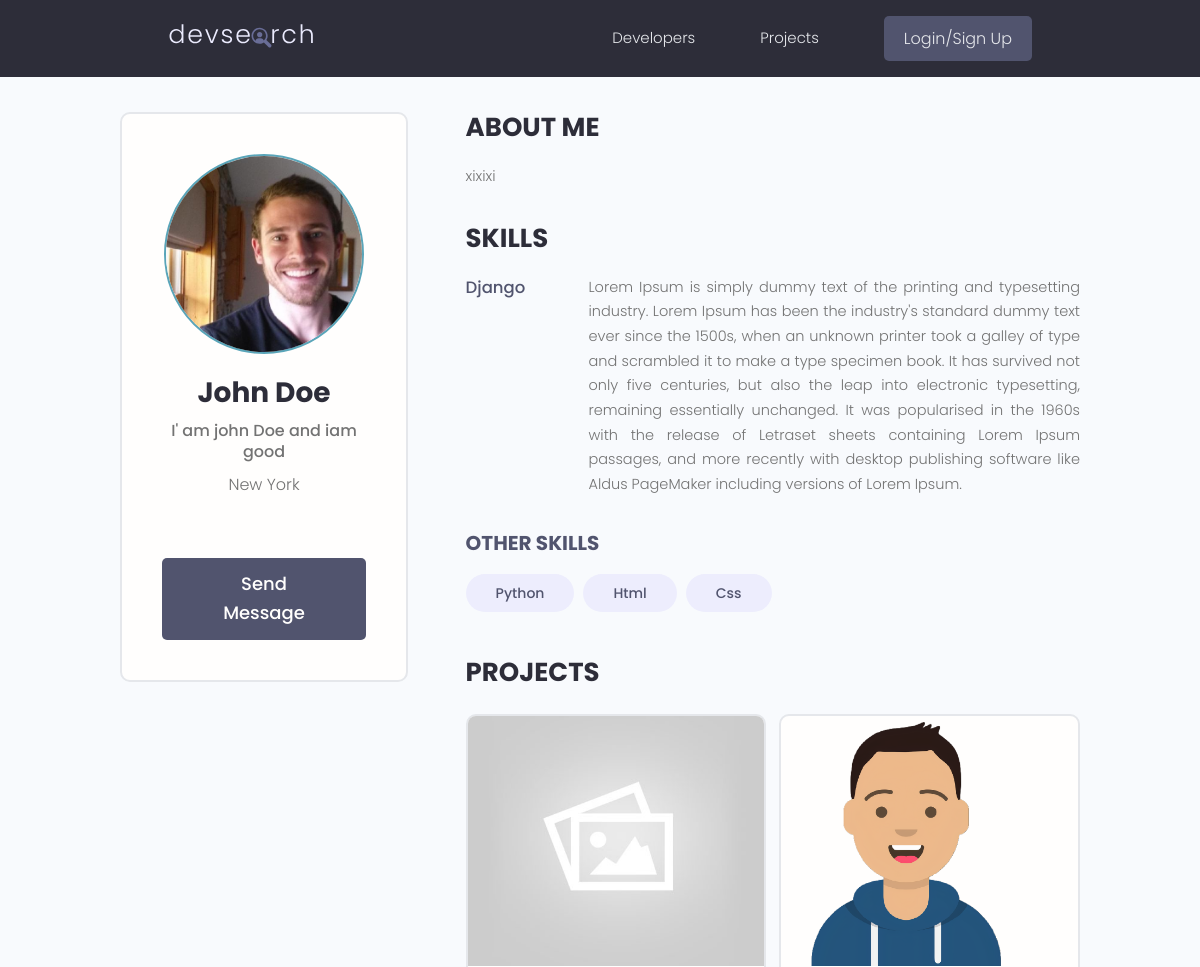
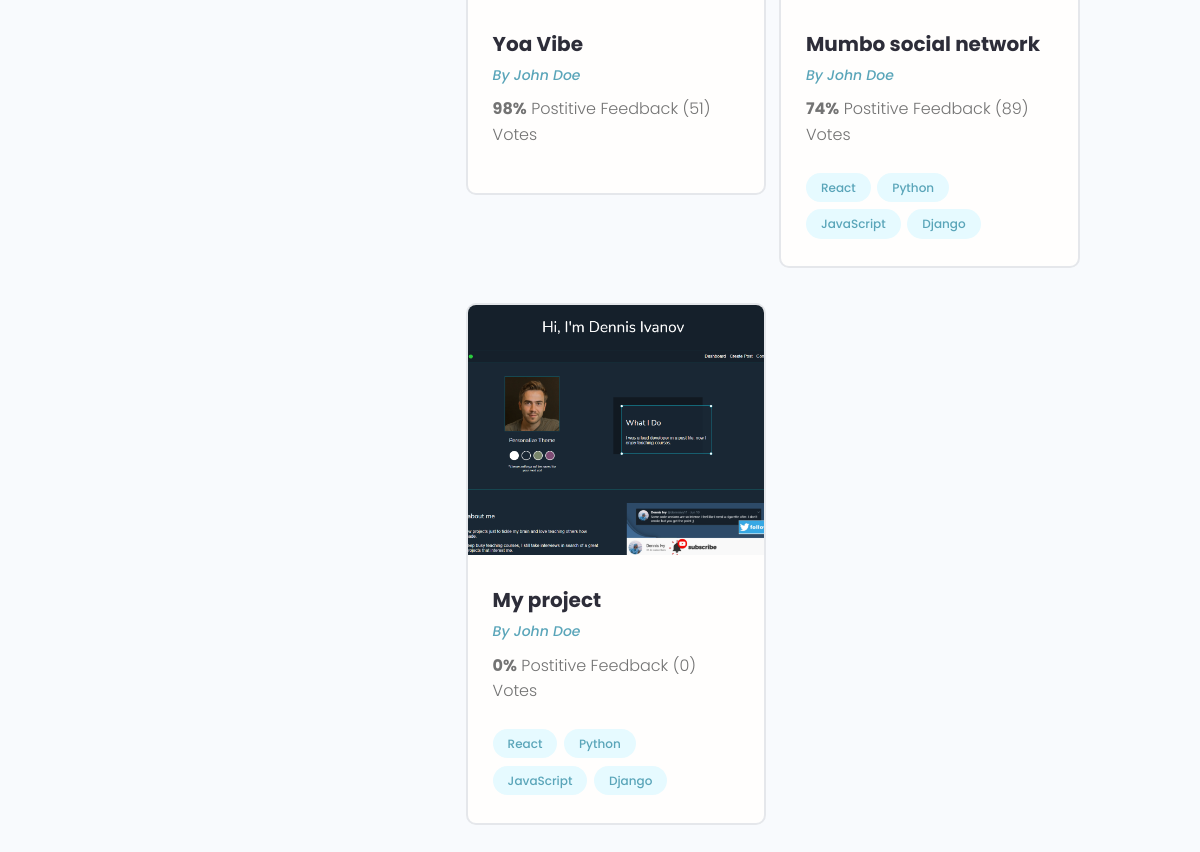
/profile/5b99ac97-c52e-4867-8e16-efe307cfb39d/, run on an earlier commit of the app's database (2 pictures, top to bottom).
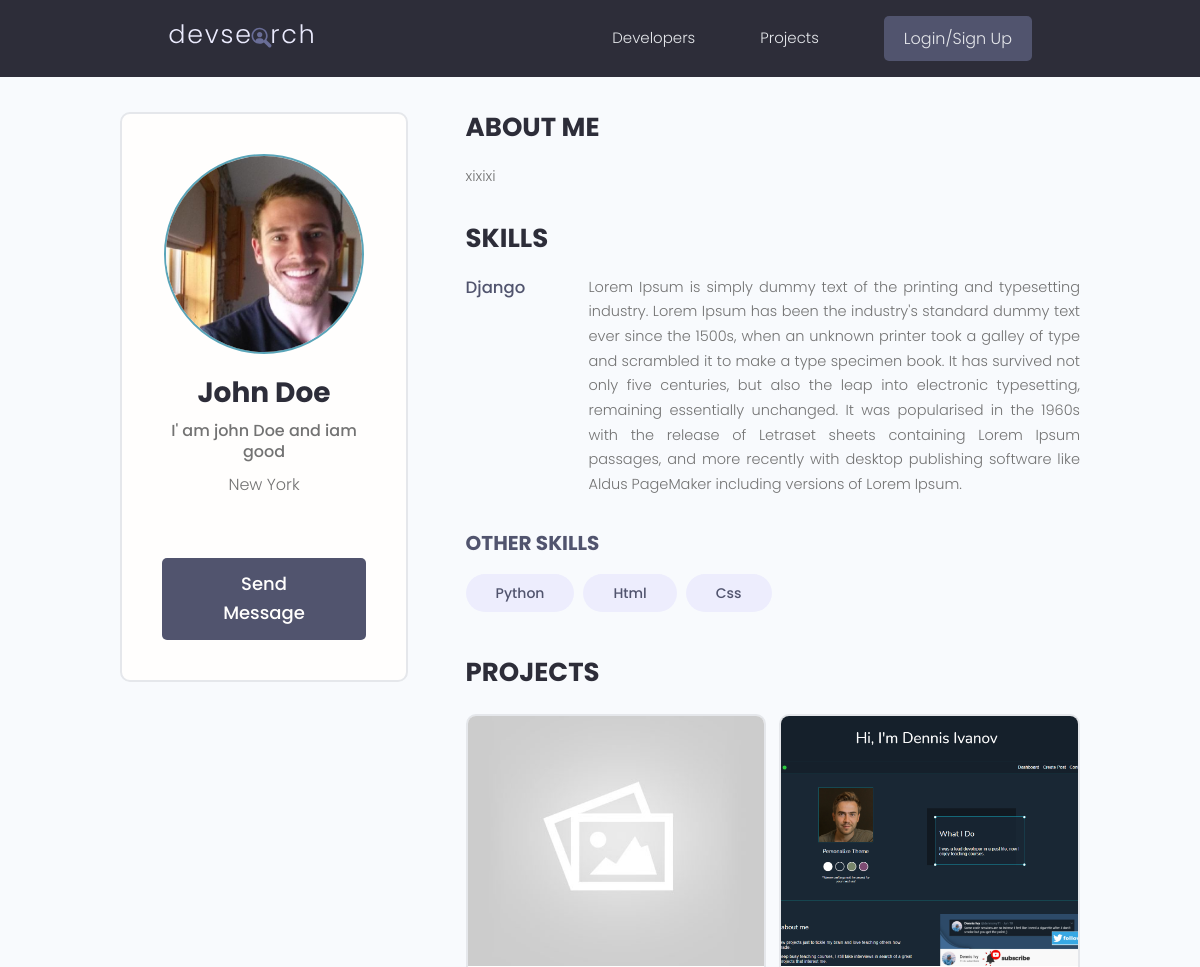
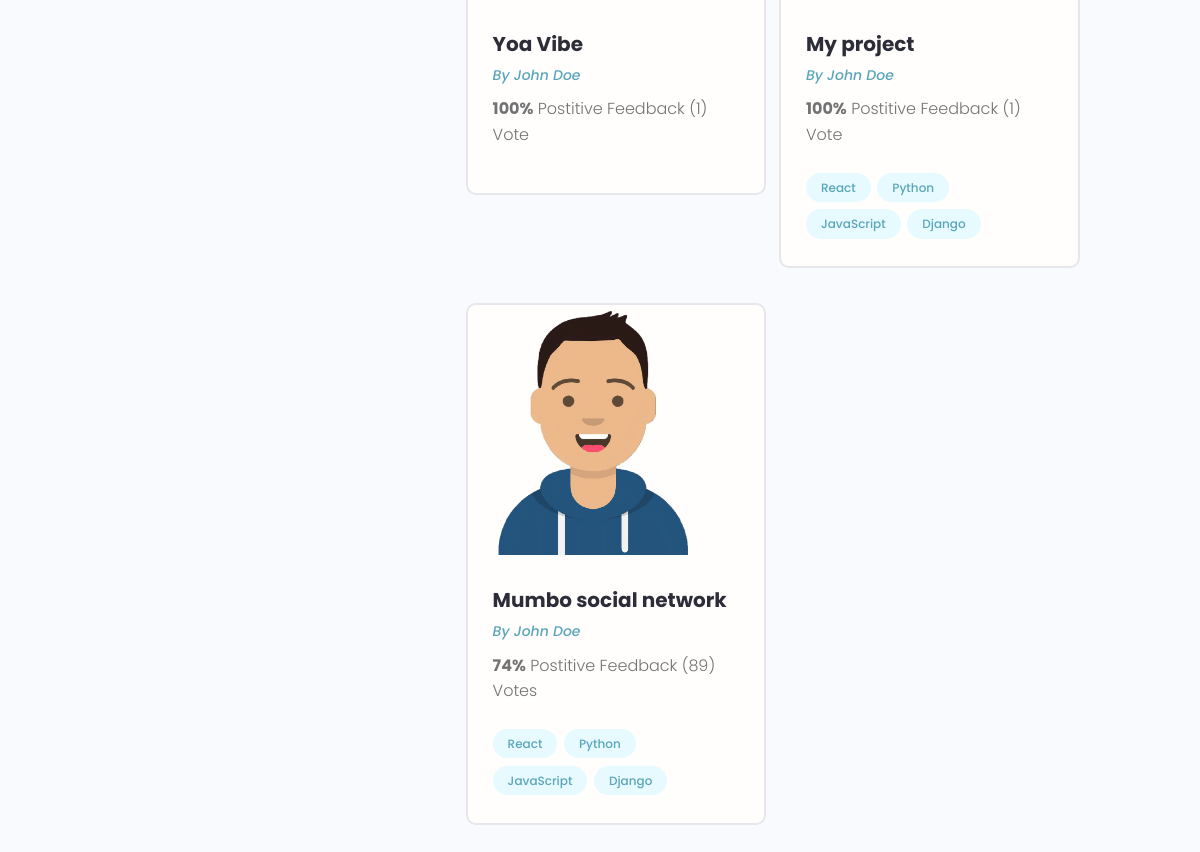
And on a later commit of the database (2 pictures, top to bottom).
### users/models.py (models this page shows, shortened)
class Skill(models.Model):
    owner = models.ForeignKey(Profile, on_delete=models.CASCADE, null=True, blank=True)
    name = models.CharField(max_length=200, blank=True, null=True)
    description = models.TextField(null=True, blank=True)
    created = models.DateTimeField(auto_now_add=True)
    id = models.UUIDField(default=uuid.uuid4, unique=True,
                          primary_key=True, editable=False)

class Profile(models.Model):
    user = models.OneToOneField(User, on_delete=models.CASCADE, null=True, blank=True)
    name = models.CharField(max_length=200, blank=True, null=True)
    email = models.EmailField(max_length=500, blank=True, null=True)
    username = models.CharField(max_length=200, blank=True, null=True)
    location = models.CharField(max_length=200, blank=True, null=True)
    short_intro = models.CharField(max_length=200, blank=True, null=True)
    bio = models.TextField(blank=True, null=True)
    profile_image = models.ImageField(null=True, blank=True, upload_to='profiles/', default='profiles/user-default.png')
    social_github = models.CharField(max_length=200, blank=True, null=True)
    social_twiter = models.CharField(max_length=200, blank=True, null=True)
    social_linkedin = models.CharField(max_length=200, blank=True, null=True)
    social_youtube = models.CharField(max_length=200, blank=True, null=True)
    social_website = models.CharField(max_length=200, blank=True, null=True)
    created = models.DateTimeField(auto_now_add=True)
    id = models.UUIDField(default=uuid.uuid4, unique=True,
                          primary_key=True, editable=False)

### projects/models.py (models this page shows, shortened)
class Project(models.Model):
    owner = models.ForeignKey(Profile, null=True, blank=True, on_delete=models.SET_NULL)
    title = models.CharField(max_length=200)
    description = models.TextField(null=True, blank=True)
    featured_image = models.ImageField(null=True, blank=True, default="default.jpg")
    demo_link = models.CharField(max_length=2000, null=True, blank=True)
    source_link = models.CharField(max_length=2000, null=True, blank=True)
    tags = models.ManyToManyField('Tag', blank=True)
    vote_total = models.IntegerField(default=0, null=True, blank=True)
    vote_ratio = models.IntegerField(default=0, null=True, blank=True)
    created = models.DateTimeField(auto_now_add=True)
    id = models.UUIDField(default=uuid.uuid4, unique=True,
                          primary_key=True, editable=False)
    class Meta:
        ordering = ['-vote_ratio', '-vote_total']

class Tag(models.Model):
    name = models.CharField(max_length=200)
    created = models.DateTimeField(auto_now_add=True)
    id = models.UUIDField(default=uuid.uuid4, unique=True,
                          primary_key=True, editable=False)
    def __str__(self):
        return self.name

### users/views.py (the view)
# urls.py: path('profile/<str:pk>/', views.userProfile, name='user-profile'),
def userProfile(request, pk):
    profile = Profile.objects.get(id=pk)
    topSkills = profile.skill_set.exclude(description__exact="")
    otherSkills = profile.skill_set.filter(description="")
    context = {
        'profile':profile,
        'topSkills':topSkills,
        'otherSkills':otherSkills
    }
    return render(request, 'users/user-profile.html',context)

### users/templates/users/user-profile.html (shortened to what this page needs)
{% extends 'main.html' %} {% block content %}
<main class="profile my-md">
  <div class="container">
    <div class="layout">
      <div class="column column--1of3">
        <div class="card text-center">
          <div class="card__body dev">
            <img
              class="avatar avatar--xl"
              src="{{ profile.profile_image.url }}"
            />
            <h2 class="dev__name">{{profile.name}}</h2>
            <p class="dev__title">{{profile.short_intro}}</p>
            <p class="dev__location">{{profile.location}}</p>
            {% if request.user.profile.id != profile.id %}
            <a href="{% url 'create-message' profile.id %}" class="btn btn--sub btn--lg">Send Message </a>
            {% endif %}
          </div>
        </div>
      </div>
      <div class="column column--2of3">
        <div class="devInfo">
          <h3 class="devInfo__title">About Me</h3>
          <p class="devInfo__about">{{profile.bio}}</p>
        </div>
        <div class="devInfo">
          <h3 class="devInfo__title">Skills</h3>
          <div class="devInfo__skills">
            {% for skill in topSkills %}
            <div class="devSkill">
              <h4 class="devSkill__title">{{skill.name}}</h4>
              <p class="devSkill__info">{{skill.description}}</p>
            </div>
            {% endfor %}
            <h3 class="devInfo__subtitle">Other Skills</h3>
            <div class="devInfo__otherSkills">
              {% for skill in otherSkills %}
              <span class="tag tag--pill tag--sub tag--lg">
                <small>{{skill.name}}</small>
              </span>
              {% endfor %}
            </div>
          </div>
        </div>
        <div class="devInfo">
          <h3 class="devInfo__title">Projects</h3>
          <div class="grid grid--two">
            {% for project in profile.project_set.all %}
            <div class="column">
              <div class="card project">
                <a href="{% url 'project' project.id %}" class="project">
                  <img
                    class="project__thumbnail"
                    src="{{project.featured_image.url}}"
                    alt="project thumbnail"
                  />
                  <div class="card__body">
                    <h3 class="project__title">{{project.title}}</h3>
                    <p>
                      <a
                        class="project__author"
                        href="{% url 'user-profile' project.owner.id %}"
                        >By {{project.owner.name}}</a
                      >
                    </p>
                    <p class="project--rating">
                      <span style="font-weight: bold"
                        >{{project.vote_ratio}}%</span
                      >
                      Postitive Feedback ({{project.vote_total}})
                      Vote{{project.vote_total|pluralize:"s"}}
                    </p>
                    <div class="project__tags">
                      {% for tag in project.tags.all %}
                      <span class="tag tag--pill tag--main">
                        <small>{{tag}}</small>
                      </span>
                      {% endfor %}
                    </div>
                  </div>
                </a>
              </div>
            </div>
            {% endfor %}
          </div>
        </div>
      </div>
    </div>
  </div>
</main>
{% endblock content %}

What changed in the data, as far as the page shows it:
changed Project "Yoa Vibe": vote_ratio "98" → "100"; vote_total "51" → "1"
changed Project "My project": vote_ratio "0" → "100"; vote_total "0" → "1"; moves up the list
